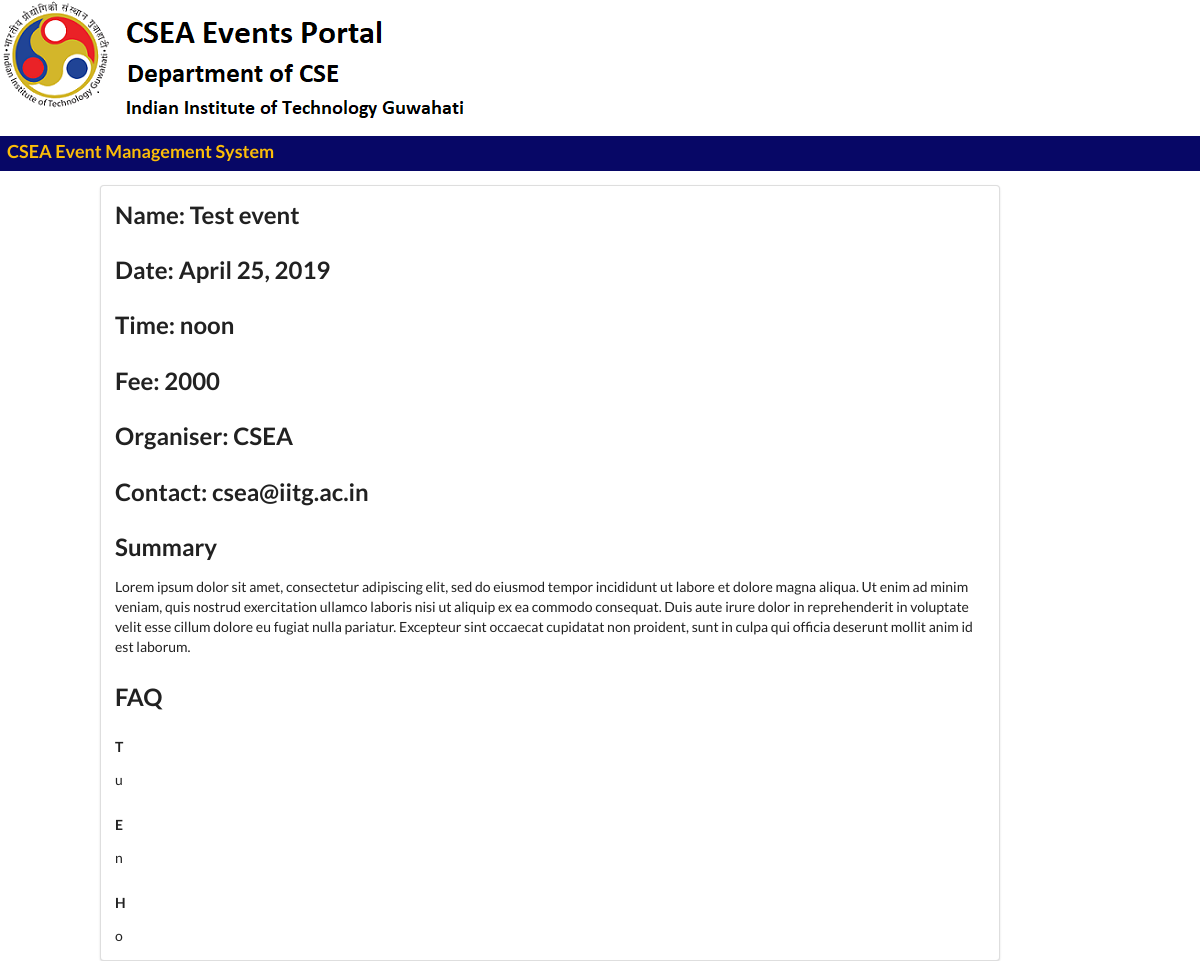
Page /event/6fe9af05-99e4-4539-976f-a7279785e6f3/ (signed in) on the committed database.
### events/models.py (models this page shows, shortened)
class Event(models.Model):
    name = models.CharField(max_length=300)
    event_id = models.UUIDField(primary_key=True, default=uuid.uuid4, help_text='Unique ID for this particular event', blank=True)
    fee = models.PositiveIntegerField()
    capacity  = models.PositiveIntegerField()
    date = models.DateField(null = False, blank = False)
    time = models.TimeField(auto_now=False, auto_now_add=False, blank=False, null=True)
    summary = models.TextField(blank=False, null=True)
    faq = models.TextField(blank=True, null=True)
    tags = models.CharField(max_length=300, help_text=' (Press Ctrl to select multiple)',blank=True)
    organisors = models.CharField(max_length=300)
    contact_info = models.CharField(max_length=300)
    venue = models.CharField(max_length=50, choices=venue_choices,default='CSE Seminar Room')
    invitees_btech = models.ManyToManyField(Btech, help_text=' (Press Ctrl to select multiple)', blank=True)
    invitees_mtech = models.ManyToManyField(Mtech, help_text=' (Press Ctrl to select multiple)', blank=True)
    invitees_phd = models.ManyToManyField(PhD, blank=True)
    comment_for_admin = models.CharField(max_length=300)
    approval = models.CharField(max_length=50, choices = (('Appr','Approved'),('Pend','Pending'),('Decl','Declined')), default='Pend')
    requestor = models.CharField(max_length=100, blank=True)
    curr_audience = models.IntegerField(blank=False, default=0)
    image_string = models.TextField(blank=True, default= "None")
    faq_question_1 = models.CharField(max_length=500,blank=True)
    faq_question_2 = models.CharField(max_length=500,blank=True)
    faq_question_3 = models.CharField(max_length=500,blank=True)
    faq_question_4 = models.CharField(max_length=500,blank=True)
    faq_question_5 = models.CharField(max_length=500,blank=True)
    faq_answer_1 = models.CharField(max_length=500,blank=True)
    faq_answer_2 = models.CharField(max_length=500,blank=True)
    faq_answer_3 = models.CharField(max_length=500,blank=True)
    faq_answer_4 = models.CharField(max_length=500,blank=True)
    faq_answer_5 = models.CharField(max_length=500,blank=True)

### events/views.py (the view)
# urls.py: path('event/<uuid:event_id>/',views.poll_view,name='polling'),
@login_required(login_url='loginPage')
def poll_view(request, event_id):
    events=Event.objects.filter(event_id=event_id)
    print(events[0].summary)
    arr = events[0].faq.split('|')
    for i in arr:
        i = i.split('=')
    try:
        faq1=arr[0][0]
        faq11=arr[0][1]
    except:
        faq1=None
        faq11=""
    try:
        faq2=arr[1][0]
        faq22=arr[1][1]
    except:
        faq2=""
        faq22=""
    try:
        faq3=arr[2][0]
        faq33=arr[2][1]
    except:
        faq3=""
        faq33=""
    context = {
        'event_name': events[0].name,
        'event_date': events[0].date,
        'event_time': events[0].time,
        'event_fee':events[0].fee,
        'organiser':events[0].organisors,
        'contact_info':events[0].contact_info,
        'summary':events[0].summary,
        'faq1':faq1,
        'faq2':faq2,
        'faq3':faq3,
        'faq11':faq11,
        'faq22':faq22,
        'faq33':faq33
    }
    return render(request,'event_info.html',context)

### templates/event_info.html (shortened to what this page needs)
{%extends 'base.html'%}
{% block content%}
  <body class='text-centre'>
    <div class='col-sm-1'></div>
      <div class='col-sm-9 ui segment'>
          <h2 >Name: {{event_name}}</h2>
          <h2 class='ui header'>Date: {{event_date}}</h2>
          <h2 class='ui header'>Time: {{event_time}}</h2>
          <h2 class='ui header'>Fee: {{event_fee}}</h2>
          <h2>Organiser: {{organiser}}</h2>
          <h2>Contact: {{ contact_info}}</h2>
          <h2>Summary</h2><p>{{summary}}</p>
          <h2>FAQ</h2>
          <h5>{{faq1}}</h3>
          <p>{{faq11}}</p>
          <h5>{{faq2}}</h3>
            <p>{{faq22}}</p>
            <h5>{{faq3}}</h3>
              <p>{{faq33}}</p>
{%endblock%}

### rows in the picture
Event: name "Test event", date "April 25, 2019", time "noon", organisors "CSEA", contact_info "csea@iitg.ac.in", summary "Lorem ipsum dolor sit amet, consectetur adipiscing elit, sed do eiusmod tempor incididunt ut labore et dolore magna aliqua. Ut enim ad minim veniam, quis nostrud exercitation ullamco laboris nisi ut aliquip ex ea commodo consequat. Duis aute irure dolor in reprehenderit in voluptate velit esse cillum dolore eu fugiat nulla pariatur. Excepteur sint occaecat cupidatat non proident, sunt in culpa qui officia deserunt mollit anim id est laborum."

### other values in the picture
{{ event_fee }} "2000"
{{ faq1 }} "T"
{{ faq11 }} "u"
{{ faq2 }} "E"
{{ faq22 }} "n"
{{ faq3 }} "H"
{{ faq33 }} "o"
